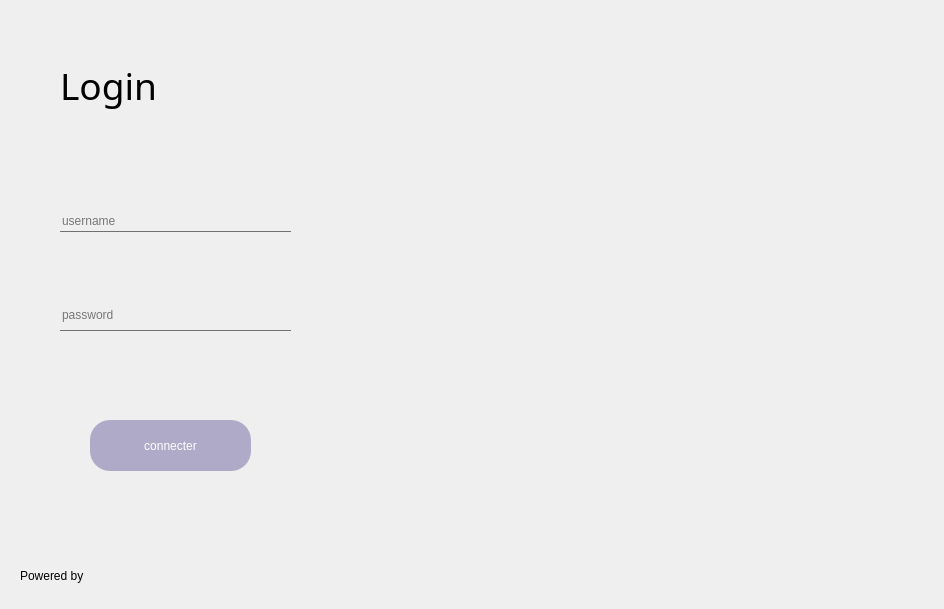
<?xml version="1.0" encoding="UTF-8"?>
<ui version="4.0">
 <class>login</class>
 <widget class="QDialog" name="login">
  <property name="geometry">
   <rect>
    <x>0</x>
    <y>0</y>
    <width>944</width>
    <height>609</height>
   </rect>
  </property>
  <property name="windowTitle">
   <string>Dialog</string>
  </property>
  <widget class="QLabel" name="label_logo">
   <property name="geometry">
    <rect>
     <x>640</x>
     <y>280</y>
     <width>41</width>
     <height>51</height>
    </rect>
   </property>
   <property name="text">
    <string/>
   </property>
  </widget>
  <widget class="QLineEdit" name="username">
   <property name="geometry">
    <rect>
     <x>60</x>
     <y>210</y>
     <width>231</width>
     <height>22</height>
    </rect>
   </property>
   <property name="styleSheet">
    <string notr="true">border:none;
border-bottom:1px solid #707172;
background: transparent;
font: 12pt &quot;Century Gothic&quot;;</string>
   </property>
   <property name="placeholderText">
    <string>username</string>
   </property>
  </widget>
  <widget class="QLineEdit" name="password">
   <property name="geometry">
    <rect>
     <x>60</x>
     <y>300</y>
     <width>231</width>
     <height>31</height>
    </rect>
   </property>
   <property name="styleSheet">
    <string notr="true">border:none;
border-bottom:1px solid #707172;
background: transparent;
font: 12pt &quot;Century Gothic&quot;;</string>
   </property>
   <property name="echoMode">
    <enum>QLineEdit::Password</enum>
   </property>
   <property name="placeholderText">
    <string>password</string>
   </property>
  </widget>
  <widget class="QLabel" name="label_9">
   <property name="geometry">
    <rect>
     <x>60</x>
     <y>0</y>
     <width>161</width>
     <height>171</height>
    </rect>
   </property>
   <property name="font">
    <font>
     <family>Century Gothic</family>
     <pointsize>28</pointsize>
     <weight>50</weight>
     <italic>false</italic>
     <bold>false</bold>
    </font>
   </property>
   <property name="styleSheet">
    <string notr="true">color:black;
font: 28pt &quot;Century Gothic&quot;;</string>
   </property>
   <property name="text">
    <string>Login</string>
   </property>
  </widget>
  <widget class="QPushButton" name="pushButton">
   <property name="geometry">
    <rect>
     <x>90</x>
     <y>420</y>
     <width>161</width>
     <height>51</height>
    </rect>
   </property>
   <property name="styleSheet">
    <string notr="true">
#pushButton{
color:white;
border-radius:20px;
font: 14pt  'Century Gothic';
background:rgb(175, 170, 200);
}

#pushButton:hover{
border-radius:20px;
font: 14pt  'Century Gothic';
background:#E8E8E8;

color:black;

}</string>
   </property>
   <property name="text">
    <string>connecter</string>
   </property>
  </widget>
  <widget class="QLabel" name="label_logo_3">
   <property name="geometry">
    <rect>
     <x>0</x>
     <y>0</y>
     <width>1241</width>
     <height>631</height>
    </rect>
   </property>
   <property name="styleSheet">
    <string notr="true"/>
   </property>
   <property name="text">
    <string/>
   </property>
  </widget>
  <widget class="QLabel" name="label_2">
   <property name="geometry">
    <rect>
     <x>20</x>
     <y>550</y>
     <width>321</width>
     <height>51</height>
    </rect>
   </property>
   <property name="styleSheet">
    <string notr="true">font: 10pt &quot;Century Gothic&quot;;</string>
   </property>
   <property name="text">
    <string>Powered by</string>
   </property>
  </widget>
  <widget class="QLabel" name="label_logop">
   <property name="geometry">
    <rect>
     <x>960</x>
     <y>10</y>
     <width>71</width>
     <height>61</height>
    </rect>
   </property>
   <property name="text">
    <string/>
   </property>
  </widget>
  <widget class="QLabel" name="label">
   <property name="geometry">
    <rect>
     <x>130</x>
     <y>530</y>
     <width>71</width>
     <height>71</height>
    </rect>
   </property>
   <property name="text">
    <string/>
   </property>
  </widget>
  <widget class="QPushButton" name="pb_eye">
   <property name="geometry">
    <rect>
     <x>290</x>
     <y>300</y>
     <width>41</width>
     <height>41</height>
    </rect>
   </property>
   <property name="styleSheet">
    <string notr="true">background: transparent;
border:none;</string>
   </property>
   <property name="text">
    <string/>
   </property>
  </widget>
  <widget class="QLabel" name="label_eye">
   <property name="geometry">
    <rect>
     <x>300</x>
     <y>310</y>
     <width>21</width>
     <height>21</height>
    </rect>
   </property>
   <property name="text">
    <string/>
   </property>
  </widget>
  <zorder>label_logo_3</zorder>
  <zorder>username</zorder>
  <zorder>password</zorder>
  <zorder>label_9</zorder>
  <zorder>label_logo</zorder>
  <zorder>label_2</zorder>
  <zorder>label_logop</zorder>
  <zorder>label</zorder>
  <zorder>label_eye</zorder>
  <zorder>pushButton</zorder>
  <zorder>pb_eye</zorder>
 </widget>
 <resources/>
 <connections/>
</ui>
